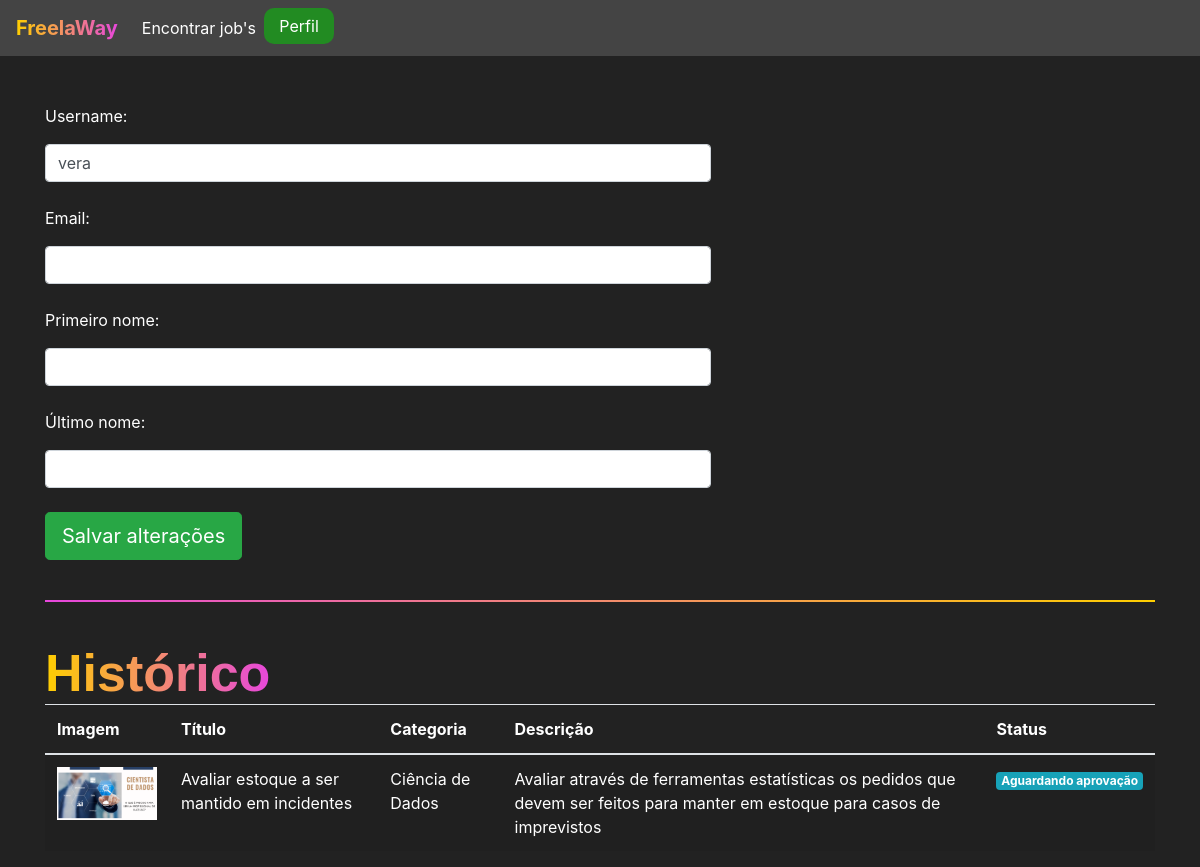
Screenshot of /perfil/ (signed in) with the database file from the repository.
### jobs/models.py (models this page shows, shortened)
class Jobs(models.Model):
    categoria_choices = (('D', 'Design'),
                         ('EV', 'Edição de Vídeo'), ('DEV', 'Desenvolvedor Backend'),
                         ('CD', 'Cientista de Dados'))
    status_choices = (('C', 'Em criação'),
                      ('AA', 'Aguardando aprovação'),
                      ('F', 'Finalizado'))
    titulo = models.CharField(max_length=200)
    descricao= models.TextField()
    categoria = models.CharField(max_length=4, choices=categoria_choices, default="D")
    prazo_entrega = models.DateTimeField()
    preco = models.FloatField()
    referencias = models.ManyToManyField(Referencias)
    profissional = models.ForeignKey(User, on_delete=models.DO_NOTHING, null=True, blank=True)
    reservado = models.BooleanField(default=False)
    status = models.CharField(max_length=3, choices=status_choices, default='C')
    arquivo_final = models.FileField(null=True)

class Referencias(models.Model):
    arquivo = models.FileField(upload_to='referencias')
    def __str__(self):
        return self.arquivo.url

### jobs/views.py (the view, shortened to what this page needs)
# urls.py: path('perfil/', perfil, name="perfil"),
@login_required(login_url='/logar')
def perfil(request):
    if request.method == "GET":
        jobs = Jobs.objects.filter(profissional=request.user)
        return render(request, 'perfil.html', {'jobs': jobs})

### jobs/templates/perfil.html (shortened to what this page needs)
{% extends 'base.html' %}
{% load static %}
{% block 'head' %}
<link rel="stylesheet" href="{% static 'jobs/css/encontrar_jobs.css' %}">
<link rel="stylesheet" href="{% static 'jobs/css/perfil.css' %}">
{% endblock %}
{% block 'body' %}
    <br>
    <br>
    <div class="container">
        <div style="width: 60%">
            <form action="{% url 'perfil' %}" method="POST">{% csrf_token %}
                <p>Username:</p>
                <input type="text" class="form-control" value="{{user.username}}" name="username">
                <br>
                <p>Email:</p>
                <input type="email" class="form-control" value="{{user.email}}" name="email">
                <br>
                <p>Primeiro nome:</p>
                <input type="text" class="form-control" value="{{user.first_name}}" name="primeiro_nome">
                <br>
                <p>Último nome:</p>
                <input type="text" class="form-control" value="{{user.last_name}}" name="ultimo_nome">
                <br>
                <input type="submit" class="btn btn-success btn-lg" value="Salvar alterações">
            </form>
        </div>
        <br>
        <hr class="borda-degrade">
        <br>
        <h4 class="titulo">Histórico</h4>
        <table style="background-color: #222; color: white;" class="table table-striped">
            <thead>
                <tr>
                <th scope="col">Imagem</th>
                <th scope="col">Título</th>
                <th scope="col">Categoria</th>
                <th scope="col">Descrição</th>
                <th scope="col">Status</th>
                </tr>
            </thead>
            <tbody>
            {% for job in jobs %}
                <tr>
                    <th scope="row"><img width="100px" src="{{ job.referencias.all.0 }}"></th>
                    <td>{{ job.titulo }}</td>
                    <td>
                        {% if job.categoria == 'D'%}
                            Design
                        {% elif job.categoria == 'EV' %}
                            Edição de vídeo
                        {% elif job.categoria == 'DEV' %}
                            Desenvolvedor Backend
                        {% elif job.categoria == 'CD' %}
                            Ciência de Dados
                        {% endif %}
                    </td>
                    <td>{{ job.descricao }}</td>
                    <td>
                        {% if job.status == 'AA' %}
                            <span class="badge badge-info">Aguardando aprovação</span>
                        {% elif job.status == 'C' %}
                            <button class="badge badge-primary" data-toggle="modal" data-target="#modal-job-{{job.id}}">Em criação</button>
                        {% else %}
                            <span class="badge badge-success">Finalizado</span>
                        {% endif %}
                    </td>
                </tr>
            {% endfor %}
            </tbody>
        </table>
    </div>
{% endblock %}

### templates/static/jobs/css/encontrar_jobs.css (style rules this page uses)
.fundo { background-color: #222; color: white; }
.titulo { font-family: Arial, Helvetica, sans-serif; font-weight: bold; font-size: 52px; display: inline; background-image: linear-gradient(90deg, rgba(255,207,0,1) 0%, rgba(231,71,220,1) 100%); background-clip: text; -webkit-background-clip: text; color: transparent; padding-bottom: 10px; }

### templates/static/jobs/css/perfil.css (style rules this page uses)
.fundo { background-color: #222; color: white; }
.borda-degrade { border: 1px solid transparent; border-image: linear-gradient(90deg,rgba(231,71,220,1) 0%,rgba(255,207,0,1) 100%); border-image-slice: 1; }
.titulo { font-family: Arial, Helvetica, sans-serif; font-weight: bold; font-size: 52px; display: inline; background-image: linear-gradient(90deg, rgba(255,207,0,1) 0%, rgba(231,71,220,1) 100%); background-clip: text; -webkit-background-clip: text; color: transparent; padding-bottom: 10px; }

### rows the page displays
Jobs: referencias.all.0 (picture), titulo "Avaliar estoque a ser mantido em incidentes", categoria "Ciência de Dados", descricao "Avaliar através de ferramentas estatísticas os pedidos que devem ser feitos para manter em estoque para casos de imprevistos", status "Aguardando aprovação"
